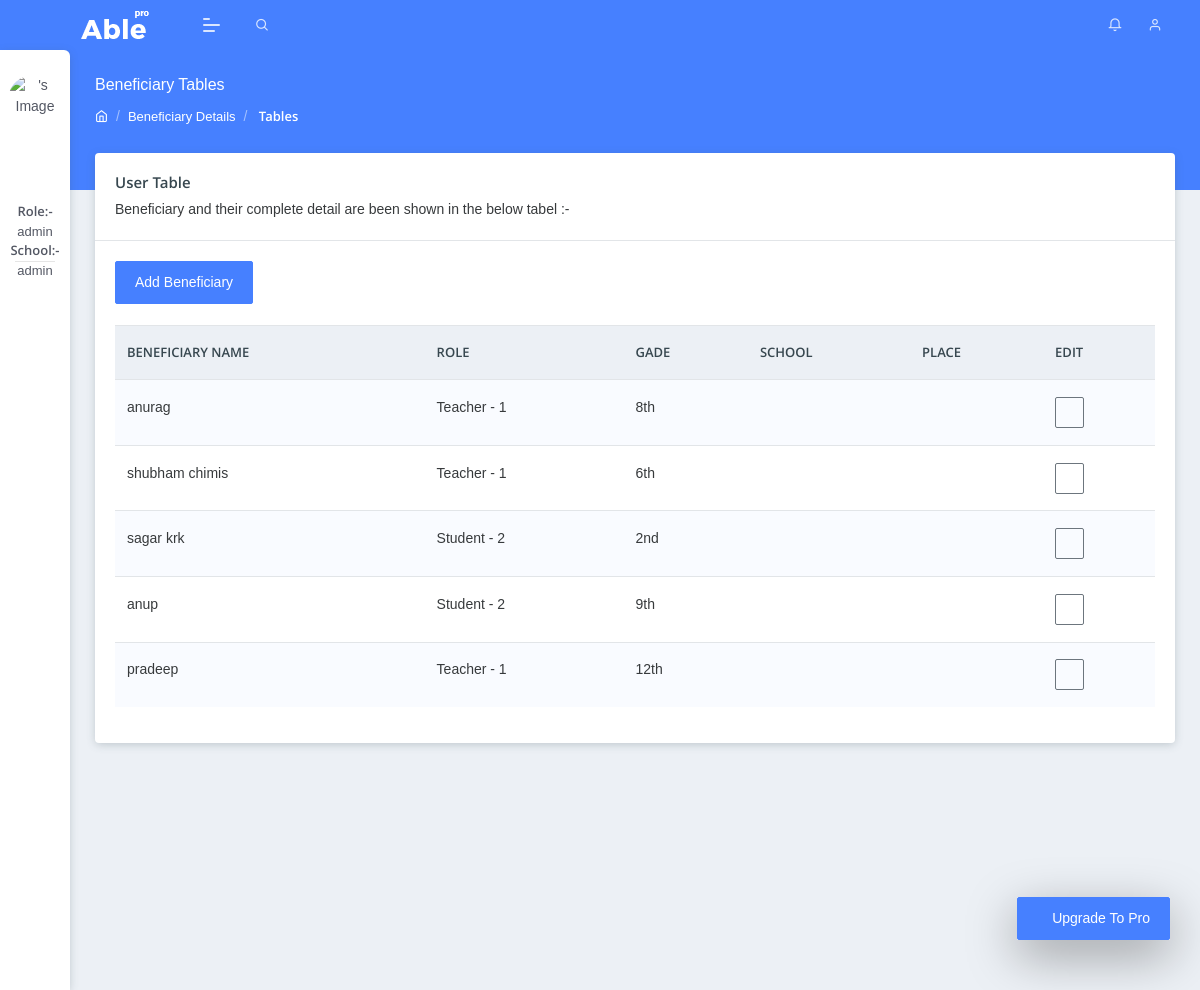
The app's page /beneficiary/table/ (signed in) with its own data.
### beneficiary/models.py (models this page shows, shortened)
class Beneficiary(models.Model):
    type = models.ForeignKey(BeneficiaryType, on_delete=models.CASCADE, related_name='Beneficiarytype')
    beneficiaryname = models.CharField(max_length=100)
    gradechoice = models.ForeignKey(Grade, on_delete=models.CASCADE, related_name='grdechoice')
    location = models.ForeignKey(School,on_delete=models.CASCADE, related_name='School',null=True,blank=True)

class BeneficiaryType(models.Model):
    beneficiarytype= models.CharField(max_length=100)
    beneficiarycode = models.PositiveIntegerField(unique=True)
    def __str__(self):
        return f'{self.beneficiarytype} - {self.beneficiarycode}'

class Grade(models.Model):
    GRADE_CHOICES = [
        ('1st', '1st'),
        ('2nd', '2nd'),
        ('3rd', '3rd'),
        ('4th', '4th'),
        ('5th', '5th'),
        ('6th', '6th'),
        ('7th', '7th'),
        ('8th', '8th'),
        ('9th', '9th'),
        ('10th', '10th'),
        ('11th', '11th'),
        ('12th', '12th'),
    ]
    grade = models.CharField(max_length=4, choices=GRADE_CHOICES, blank=True, null=True)
    def __str__(self):
        return f'{self.grade }'

### beneficiary/views.py (the view)
# urls.py: path('table/', views.beneficiary, name='beneficiary'),
def beneficiary(request):
    if request.user.is_superuser:
        data = Beneficiary.objects.all()
    else:
        user_school = UserSchoolMapping.objects.get(user=request.user).school
        school_id = user_school.id
        data = Beneficiary.objects.filter(location__id=school_id)
    return render(request, 'global/beneficiary.html', {'data': data})

### templates/global/beneficiary.html
{% extends "global/base.html" %}
{% load static %}
{% block content %}
<section class="pcoded-main-container">
    <div class="pcoded-content">
        <div class="page-header">
            <div class="page-block">
                <div class="row align-items-center">
                    <div class="col-md-12">
                        <div class="page-header-title">
                            <h5 class="m-b-10">Beneficiary Tables</h5>
                        </div>
                        <ul class="breadcrumb">
                            <li class="breadcrumb-item"><a href="global/index.html"><i class="feather icon-home"></i></a></li>
                            <li class="breadcrumb-item"><a href="#!">Beneficiary Details</a></li>
                            <li class="breadcrumb-item"><a href="#!"> Tables</a></li>
                        </ul>
                    </div>
                </div>
            </div>
        </div>
        <div class="row">
            <div class="col-xl-12">
                <div class="card">
                    <div class="card-header">
                        <h5>User Table</h5>
                        <span class="d-block m-t-5">Beneficiary and their complete detail are been shown in the below tabel  :-</span>
                    </div>
                    <div class="card-body table-border-style">
                        <button type="button" class="btn  btn-primary"><a href="/beneficiary/createbeneficiary/" style="color: white;"> Add Beneficiary</a></button>
                        <br>
                        <br>
                        <div class="table-responsive">
                            <table class="table table-striped">
                                <thead>
                                    <tr>
                                        <th>Beneficiary Name </th>
                                        <th>Role</th>
                                        <th>Gade</th>
                                        <th>School</th>
                                        <th>Place</th>
                                        <th>Edit</th>
                                    </tr>
                                </thead>
                                <tbody>
                                {% for q in data %}
                                    <tr>
                                        <td>{{ q.beneficiaryname }}</td>
										<td>{{q.type}}</td>
										<td>{{ q.gradechoice }}</td>
                                        <td>{{ q.location.School_Name }}</td>
                                        <td>{{ q.location.School_Locaion.name }}</td>
                                        <td>
                                            <a class="btn btn-outline-secondary btn-sm edit" href="{% url 'edit_beneficiary' q.id %}"><i class="fas fa-pencil-alt"></i></a>
                                        </td>
                                    </tr>
                                {% endfor %}
                                </tbody>
                            </table>
                        </div>
                    </div>
                </div>
            </div>
        </div>
    </div>
</section>
{% endblock %}

### records on screen
Beneficiary: beneficiaryname "anurag", type "Teacher - 1", gradechoice "8th"
Beneficiary: beneficiaryname "shubham chimis", type "Teacher - 1", gradechoice "6th"
Beneficiary: beneficiaryname "sagar krk", type "Student - 2", gradechoice "2nd"
Beneficiary: beneficiaryname "anup", type "Student - 2", gradechoice "9th"
Beneficiary: beneficiaryname "pradeep", type "Teacher - 1", gradechoice "12th"

### other values on screen
{{ request.session.role }} "admin"
{{ request.session.school_name }} "admin"
